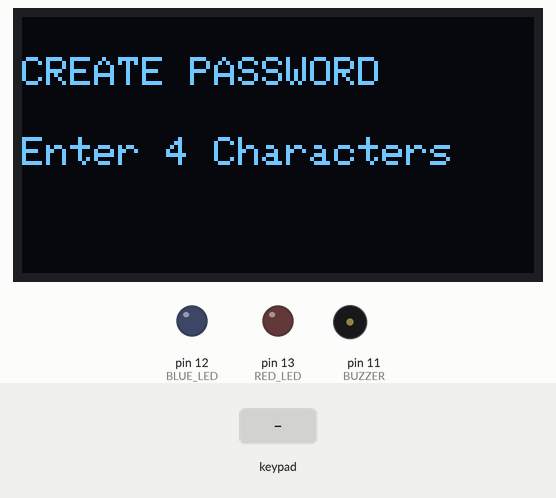
A sketch run on a simulated Arduino Uno, built with avr-gcc and run on an emulated ATmega328P. Parts: 128×64 one-colour display, output pins drawn as LEDs (lit = HIGH), buzzer (waves = sounding). The test bench sets the inputs (shaded band).

Above: at 0.8 s.
0.9 s: keypad keys 2 3 4 5 6 pressed 0.4 s apart
At 4.1 s:
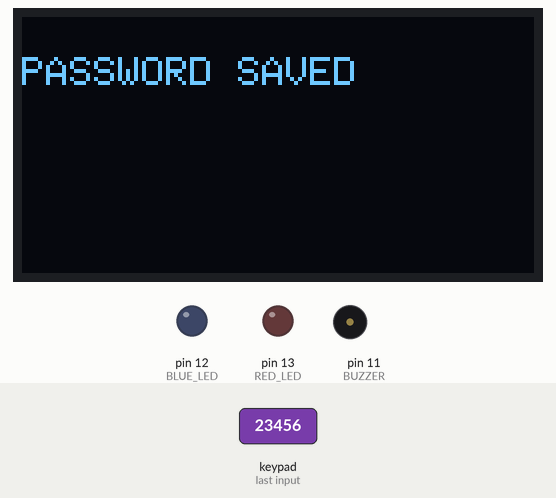
4.4 s: keypad keys 2 3 4 5 6 * pressed 0.4 s apart
At 6.5 s:
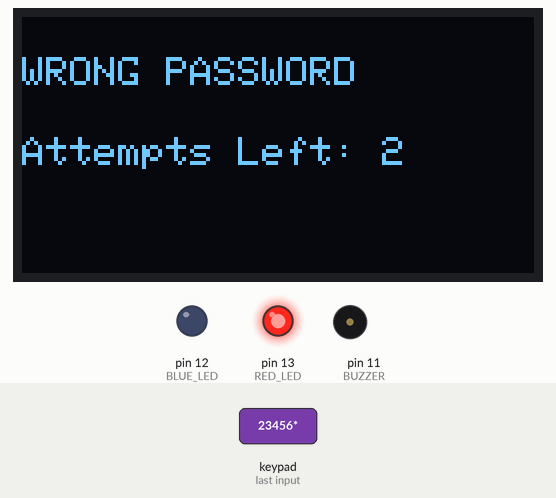
8.7 s: key 'R' pressed
At 9.6 s:
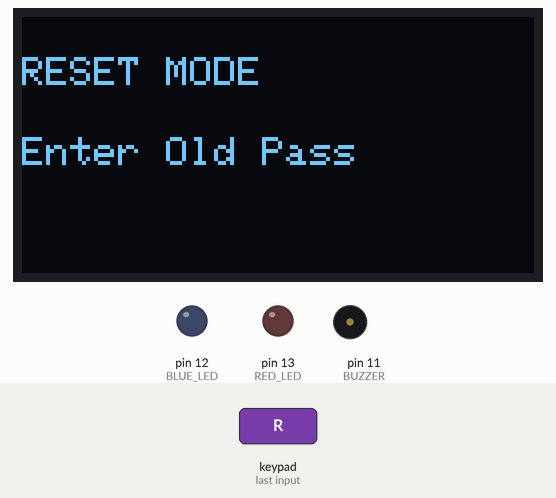
10.2 s: keypad keys 2 3 4 5 6 A pressed 0.4 s apart
At 13.4 s:
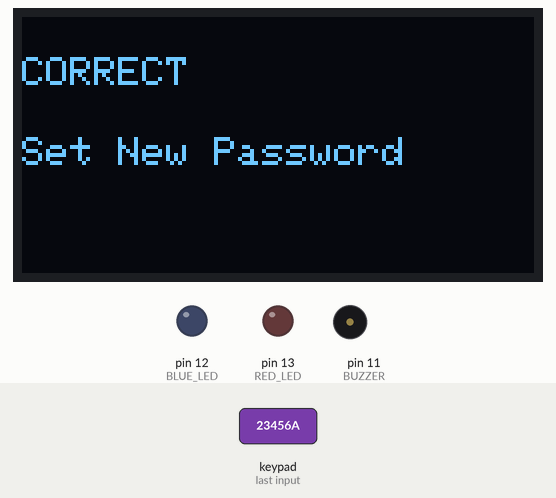
14.1 s: keypad keys 2 3 4 5 6 D pressed 0.4 s apart
At 16.2 s:
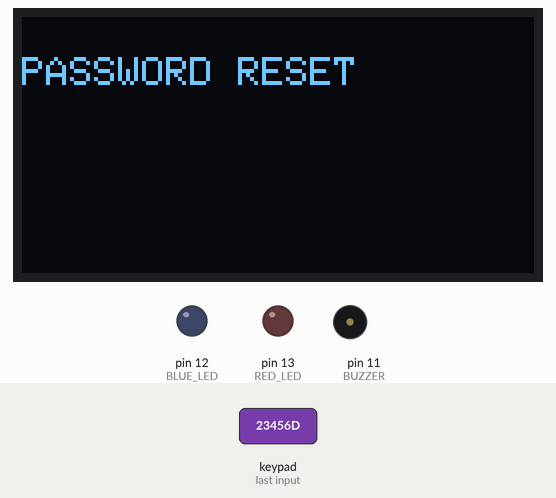
18.0 s: keypad keys 7 8 9 1 0 pressed 0.4 s apart
At 22.53 s:
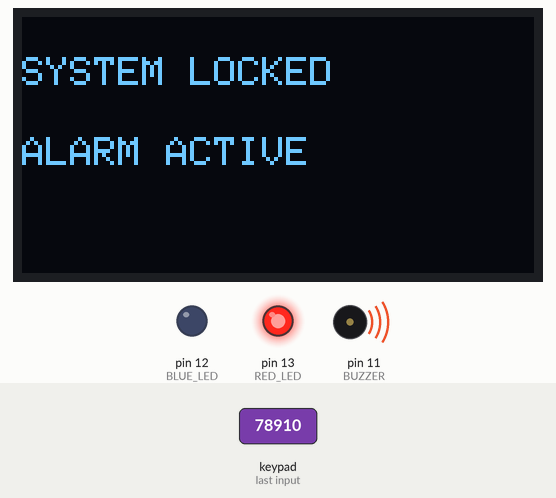
Timing chart, 0 to 24.0 s (numbered marks = the images above; inputs shaded):
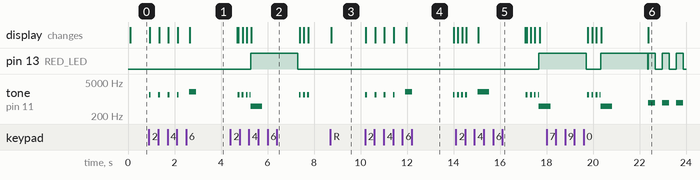

Measured:
- after the input at 0.9 s, tone on pin 11 (BUZZER): plays 1500 Hz for 0.08 s, 1500 Hz for 0.08 s, 1500 Hz for 0.08 s, 1500 Hz for 0.08 s, 2000 Hz for 0.30 s, starting at once; the display: first changes at once (image 1 shows a later state)
- after the input at 4.4 s, pin 13 (RED_LED): LOW → HIGH after 0.88 s, → LOW 2.0 s later; the display: first differs from a run without the input after 0.53 s (image 2 shows a later state)
- after the input at 8.7 s, the display: changes at once (image 3)
- after the input at 10.2 s, tone on pin 11 (BUZZER): plays 1500 Hz for 0.08 s, 1500 Hz for 0.08 s, 1500 Hz for 0.08 s, 1500 Hz for 0.08 s, 2000 Hz for 0.30 s, 1500 Hz for 0.08 s, starting at once; the display: first changes at once (image 4 shows a later state)
- after the input at 14.1 s, pin 13 (RED_LED): LOW → HIGH after 3.6 s; the display: first differs from a run without the input after 0.27 s (image 5 shows a later state)
- after the input at 18.0 s, the display: first changes after 1.8 s (image 6 shows a later state)

The sketch:

file.ino
```cpp
#include <Wire.h>                 // I2C communication library
#include <Adafruit_GFX.h>         // Graphics library for OLED
#include <Adafruit_SSD1306.h>     // SSD1306 OLED library
#include <Keypad.h>               // Matrix keypad library

// ================= OLED CONFIGURATION =================
#define SCREEN_WIDTH 128
#define SCREEN_HEIGHT 64

// Create OLED display object
Adafruit_SSD1306 display(SCREEN_WIDTH, SCREEN_HEIGHT, &Wire, -1);

// ================= OUTPUT PINS =================
#define BUZZER    11
#define BLUE_LED  12
#define RED_LED   13

// ================= KEYPAD CONFIGURATION =================
const byte ROWS = 5;
const byte COLS = 4;

// Key mapping for 5x4 keypad
char keys[ROWS][COLS] = {
  {'1', '2', '3', 'A'},
  {'4', '5', '6', 'B'},
  {'7', '8', '9', 'C'},
  {'R', '0', 'X', 'D'},   // R used for password reset
  {'*', '@', '$', 'E'}
};

// Arduino pins connected to keypad rows
byte rowPins[ROWS] = {2, 3, 4, 5, 6};

// Arduino pins connected to keypad columns
byte colPins[COLS] = {7, 8, 9, 10};

// Create keypad object
Keypad keypad = Keypad(makeKeymap(keys), rowPins, colPins, ROWS, COLS);

// ================= GLOBAL VARIABLES =================
String adminPassword = "";   // Stores current password
int attemptsLeft = 3;        // Number of login attempts

// =====================================================
// Function: Display two lines of text on OLED
// =====================================================
void showMessage(String line1, String line2 = "") {

  display.clearDisplay();

  display.setTextSize(1);
  display.setTextColor(WHITE);

  display.setCursor(0, 10);
  display.println(line1);

  display.setCursor(0, 30);
  display.println(line2);

  display.display();
}

// =====================================================
// Function: Check if password is valid
// Only 4-character passwords are accepted
// =====================================================
bool isValidPassword(String pass) {

  if (pass.length() != 4)
    return false;

  return true;
}

// =====================================================
// Function: Read 4-character password from keypad
// Displays '*' instead of actual characters
// =====================================================
String readPassword() {

  String pass = "";

  while (pass.length() < 4) {

    char key = keypad.getKey();

    if (key) {

      // Key press beep
      tone(BUZZER, 1500, 80);

      // Store entered character
      pass += key;

      // Update OLED display
      display.clearDisplay();

      display.setTextSize(1);
      display.setTextColor(WHITE);

      display.setCursor(0, 10);
      display.print("ENTER PASSWORD");

      display.setCursor(0, 30);

      // Show stars instead of password
      for (int i = 0; i < pass.length(); i++) {
        display.print("*");
      }

      display.display();
    }
  }

  delay(500);

  return pass;
}

// =====================================================
// Function: Access Granted indication
// Blue LED ON + success beep
// =====================================================
void accessGranted() {

  digitalWrite(BLUE_LED, HIGH);

  tone(BUZZER, 2000, 300);

  showMessage("ACCESS GRANTED");

  delay(3000);

  digitalWrite(BLUE_LED, LOW);
}

// =====================================================
// Function: Access Denied indication
// Red LED ON + error beep
// =====================================================
void accessDenied() {

  digitalWrite(RED_LED, HIGH);

  tone(BUZZER, 500, 500);

  showMessage(
    "WRONG PASSWORD",
    "Attempts Left: " + String(attemptsLeft)
  );

  delay(2000);

  digitalWrite(RED_LED, LOW);
}

// =====================================================
// Function: Alarm Mode
// Activated after 3 wrong attempts
// Infinite loop with buzzer and LED blinking
// =====================================================
void alarmMode() {

  showMessage("SYSTEM LOCKED", "ALARM ACTIVE");

  while (1) {

    digitalWrite(RED_LED, HIGH);
    tone(BUZZER, 700);

    delay(300);

    digitalWrite(RED_LED, LOW);
    noTone(BUZZER);

    delay(300);
  }
}

// =====================================================
// Function: Create initial password
// Runs once during startup
// =====================================================
void createPassword() {

  while (1) {

    showMessage(
      "CREATE PASSWORD",
      "Enter 4 Characters"
    );

    String newPass = readPassword();

    if (isValidPassword(newPass)) {

      adminPassword = newPass;

      tone(BUZZER, 2000, 300);

      showMessage("PASSWORD SAVED");

      delay(2000);

      break;
    }

    else {

      tone(BUZZER, 400, 1000);

      showMessage("INVALID PASSWORD");

      delay(2000);
    }
  }
}

// =====================================================
// Function: Reset password
// User must enter old password first
// =====================================================
void resetPassword() {

  showMessage("RESET MODE", "Enter Old Pass");

  String oldPass = readPassword();

  // Old password correct
  if (oldPass == adminPassword) {

    tone(BUZZER, 2000, 300);

    showMessage("CORRECT", "Set New Password");

    delay(2000);

    while (1) {

      String newPass = readPassword();

      if (isValidPassword(newPass)) {

        adminPassword = newPass;

        tone(BUZZER, 2000, 500);

        showMessage("PASSWORD RESET");

        delay(2000);

        return;
      }

      else {

        tone(BUZZER, 400, 1000);

        showMessage("INVALID PASSWORD");

        delay(2000);
      }
    }
  }

  // Old password incorrect
  else {

    tone(BUZZER, 300, 1000);

    showMessage("WRONG OLD PASS");

    delay(2000);
  }
}

// =====================================================
// SETUP FUNCTION
// Runs once after power ON
// =====================================================
void setup() {

  // Configure output pins
  pinMode(BUZZER, OUTPUT);

  pinMode(BLUE_LED, OUTPUT);
  pinMode(RED_LED, OUTPUT);

  // Initialize I2C
  Wire.begin();

  // Initialize OLED
  display.begin(SSD1306_SWITCHCAPVCC, 0x3C);

  display.clearDisplay();
  display.display();

  // Ask user to create password
  createPassword();
}

// =====================================================
// MAIN LOOP
// Password verification system
// =====================================================
void loop() {

  showMessage(
    "ENTER PASSWORD",
    "Attempts Left: " + String(attemptsLeft)
  );

  String enteredPassword = "";

  // Read 4-character password
  while (enteredPassword.length() < 4) {

    char key = keypad.getKey();

    if (key) {

      // Enter password reset mode
      if (key == 'R') {

        resetPassword();

        return;
      }

      tone(BUZZER, 1500, 80);

      enteredPassword += key;

      display.clearDisplay();

      display.setTextSize(1);
      display.setTextColor(WHITE);

      display.setCursor(0, 10);
      display.print("ENTER PASSWORD");

      display.setCursor(0, 30);

      // Display stars
      for (int i = 0; i < enteredPassword.length(); i++) {
        display.print("*");
      }

      display.display();
    }
  }

  // ================= PASSWORD CHECK =================

  if (enteredPassword == adminPassword) {

    // Reset attempts after successful login
    attemptsLeft = 3;

    accessGranted();
  }

  else {

    // Decrease attempts
    attemptsLeft--;

    accessDenied();

    // Lock system after 3 failures
    if (attemptsLeft <= 0) {

      alarmMode();
    }
  }
}
```
